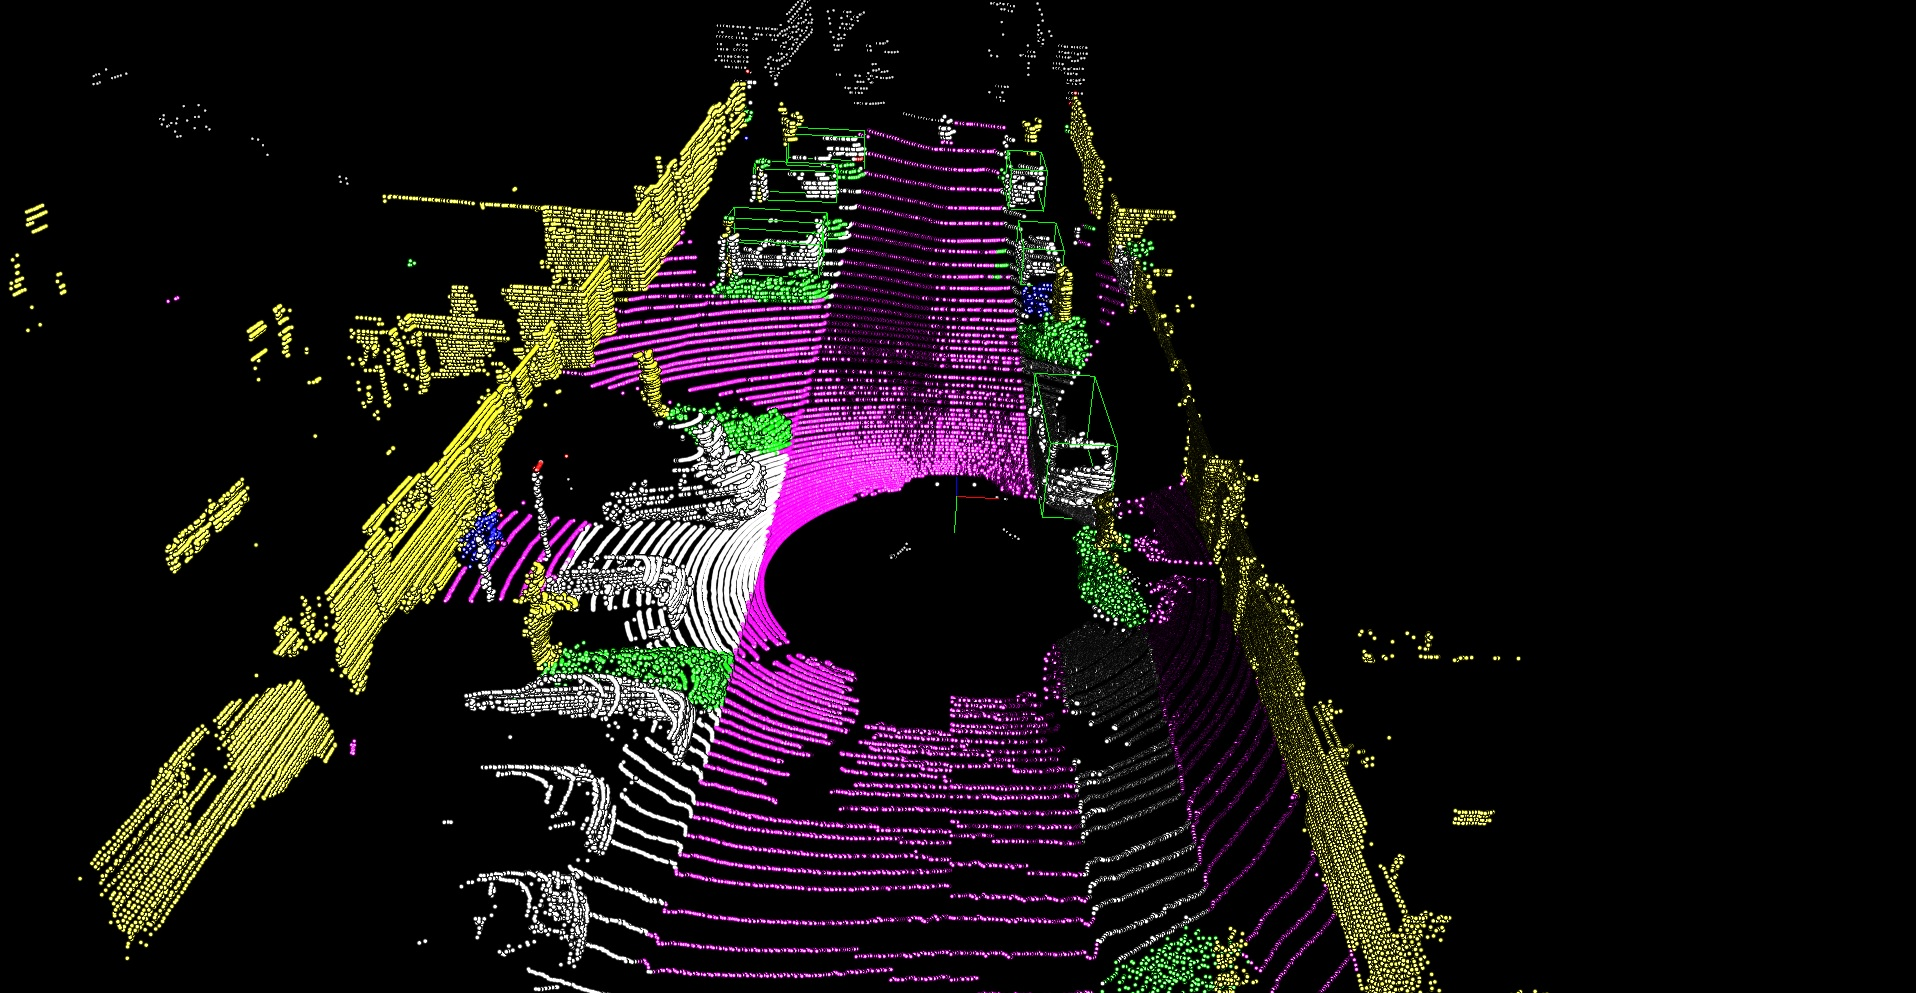

The script that drew this image:

# Deep Learning for Autonomous Driving
# Material for Problem 2 of Project 1
# For further questions contact Ozan Unal, ozan.unal@vision.ee.ethz.ch

import vispy
from vispy.scene import visuals, SceneCanvas
import numpy as np
import os
from load_data import load_data
from vispy.color import ColorArray

class Visualizer():
    def __init__(self):
        self.canvas = SceneCanvas(keys='interactive', show=True)
        self.grid = self.canvas.central_widget.add_grid()
        self.view = vispy.scene.widgets.ViewBox(border_color='white',
                        parent=self.canvas.scene)
        self.grid.add_widget(self.view, 0, 0)

        # Point Cloud Visualizer
        self.sem_vis = visuals.Markers()
        self.view.camera = vispy.scene.cameras.TurntableCamera(up='z', azimuth=90)
        self.view.add(self.sem_vis)
        visuals.XYZAxis(parent=self.view.scene)
        
        # Object Detection Visualizer
        self.obj_vis = visuals.Line()
        self.view.add(self.obj_vis)
        self.connect = np.asarray([[0,1],[0,3],[0,4],
                                   [2,1],[2,3],[2,6],
                                   [5,1],[5,4],[5,6],
                                   [7,3],[7,4],[7,6]])
        self.data = load_data('data/data.p') # Change to data.p for your final submission 
    def update(self, points):
        '''
        :param points: point cloud data
                        shape (N, 3)          
        Task 2: Change this function such that each point
        is colored depending on its semantic label
        '''
        R1 = data["T_cam0_velo"]
        for i,point in enumerate(points):
            pos = np.dot(R1,np.concatenate((point,[1]))) #convert to cam0 coordinate system
            pos /= pos[-1] #normalize point
            points[i,:] = pos[:-1] #change the points with the new points(different coordinate system)
        color = np.empty([points.shape[0],3])
        for ind,label in enumerate(self.data['sem_label']):
            color[ind,:] = self.data['color_map'][label[0]]
            # BGR -> RGB
            color[ind,:] = [color[ind,-1],color[ind,1],color[ind,0]]

        color = ColorArray(color,clip=True)
        self.sem_vis.set_data(points,edge_color=color, size=3)
    
    def update_boxes(self, corners):
        '''
        :param corners: corners of the bounding boxes
                        shape (N, 8, 3) for N boxes
        (8, 3) array of vertices for the 3D box in
        following order:
            1 -------- 0
           /|         /|
          2 -------- 3 .
          | |        | |
          . 5 -------- 4
          |/         |/
          6 -------- 7
        If you plan to use a different order, you can
        change self.connect accordinly.
        '''
        for i in range(corners.shape[0]):
            connect = np.concatenate((connect, self.connect+8*i), axis=0) \
                      if i>0 else self.connect
        self.obj_vis.set_data(corners.reshape(-1,3),
                              connect=connect,
                              width=2,
                              color=[0,1,0,1])

if __name__ == '__main__':
    data = load_data('data/data.p') # Change to data.p for your final submission 
    visualizer = Visualizer()
    visualizer.update(data['velodyne'][:,:3])
    '''
    Task 2: Compute all bounding box corners from given
    annotations. You can visualize the bounding boxes using
    visualizer.update_boxes(corners)
    '''
    # Finding the bbox
    # TODO: Clip the point to the edge
    # (N,8,3) dimension array of corners
    corners = np.empty([len(data['objects']),8,3])
    i = 0
    for individual in data['objects']:
        # Height, Width, Length 
        dimension = np.array(individual[8:11])
        bbox_height = dimension[0]
        bbox_width = dimension[1]
        bbox_length =  dimension[2]
        # # Right, Down, Front (X,Y,Z)
        location = np.array(individual[11:14])
        bbox_x = location[0]
        bbox_y = location[1]
        bbox_z = location[2]
        rotation_y = individual[14]
        corner = np.zeros([8,3])

        corner[0,:] = location + np.array([bbox_length/2,-bbox_height,bbox_width/2])
        corner[1,:] = corner[0,:] + np.array([-bbox_length,0,0])
        corner[2,:] = corner[1,:] + np.array([0,0,-bbox_width])
        corner[3,:] = corner[2,:] + np.array([bbox_length,0,0])
        for k in range(4):
            corner[k+4,:] = corner[k,:] + np.array([0,bbox_height,0])
        # Rotate along the y-axis
        T = np.array([[location[0]],[location[1]-bbox_height/2],[location[2]]])
        R = np.array([[np.cos(rotation_y),0,np.sin(rotation_y)],[0,1,0],[-np.sin(rotation_y),0,np.cos(rotation_y)]])
        R1 = np.block([[R,np.dot(-R,T)+T],[0,0,0,1]])
        j = 0
        for point in corner:
            pos= np.dot(R1,np.concatenate((point,[1])))
            pos /= pos[-1]
            corner[j,:] = pos[:-1]
            j += 1
        corners[i,:,:] = corner
        i += 1
    visualizer.update_boxes(corners)
    vispy.app.run()
